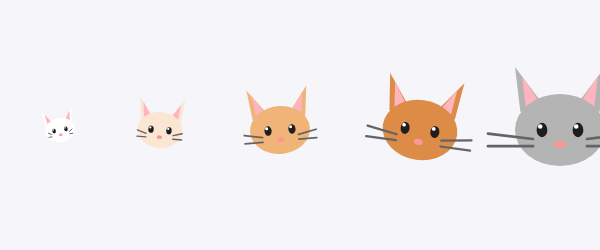
Frame 1 (no input)
Frame 2 (the mouse pressed at the canvas centre, redrawn once): identical to frame 1, image omitted

The p5.js sketch that drew this single still picture (run headless with seeded random() and noise() and a simulated clock; the mouse was pressed at the canvas centre and the sketch redrawn once):

// p5.js sketch
// ── sketch.js
function setup() {
  createCanvas(600, 250);
  angleMode(DEGREES); // Usamos grados para que rotar
}

function draw() {
  background(245, 245, 250);
 //Bebé 
  push();
  translate(60, 130);
  scale(0.6);//Tamaño 60%, mas chico
  rotate(-10);//Inclinado a la izquierda
  dibujarGato(color(255, 255, 255), 5); 
  pop();
  //Joven
  push();
  translate(160, 130);//Posición 2
  scale(0.9);//Un poco más grande
  rotate(5);
  dibujarGato(color(250, 230, 210), 10); 
  pop();
  //Adulto
  push();
  translate(280, 130);//Posición 3
  scale(1.2);//Tamaño normal
  rotate(-5);
  dibujarGato(color(240, 180, 120), 15); 
  pop();
  //Señor
  push();
  translate(420, 130);// Posición 4
  scale(1.5);//Más grande y robusto
  rotate(8);
  dibujarGato(color(220, 140, 70), 20); 
  pop();
  //Anciano
  push();
  translate(560, 130);//Posición 5
  scale(1.8);//El tamaño máximo
  rotate(0);
  dibujarGato(color(180, 180, 180), 25); 
  pop();
  noLoop();//Solo lo dibuja una vez para no repetir 60 veces por segundo
}
// FUNCIÓN DIBUJAR GATO
function dibujarGato(colorPelo, largoBigote) {
  noStroke();//Quitar los bordes negro
  // PIEL O PELOS DEL GATO, TAMBIEN OREJAS CON LOS TRIANGULOS
  fill(colorPelo);//Usamos el color de pelo
  triangle(-10, -15, -25, -35, -22, -10);//Oreja Izquierda
  triangle(10, -15, 25, -35, 22, -10);//Oreja Derecha
  //Interior de las orejas (rosado)
  fill(255, 180, 190);
  triangle(-12, -16, -21, -30, -19, -13);//Centro Izquierdo
  triangle(12, -16, 21, -30, 19, -13);//Centro Derecho
  //CABEZA PRINCIPAL
  fill(colorPelo);
  ellipse(0, 0, 50, 40);//50 de ancho, 40 de alto. Origen en 0,0 
  //OJOS
  fill(30);
  ellipse(-10, 0, 6, 8);//Ojo Izquierdo 
  ellipse(10, 0, 6, 8);//Ojo Derecho
  //Brillo de los ojos
  fill(255); // Blanco
  circle(-11, -2, 2.5);//2.5 diamentro
  circle(9, -2, 2.5);
  //NARIZ
  fill(255, 150, 150);
  ellipse(0, 8, 6, 4);
  //BIGOTES
  stroke(100);//Color gris oscuro para las líneas
  strokeWeight(1.5);//Grosor de la línea
  //Bigotes izquierdos
  line(-15, 5, -15 - largoBigote, 2); 
  line(-15, 9, -15 - largoBigote, 9);
  //Bigotes derechos
  line(15, 5, 15 + largoBigote, 2); 
  line(15, 9, 15 + largoBigote, 9);
}
